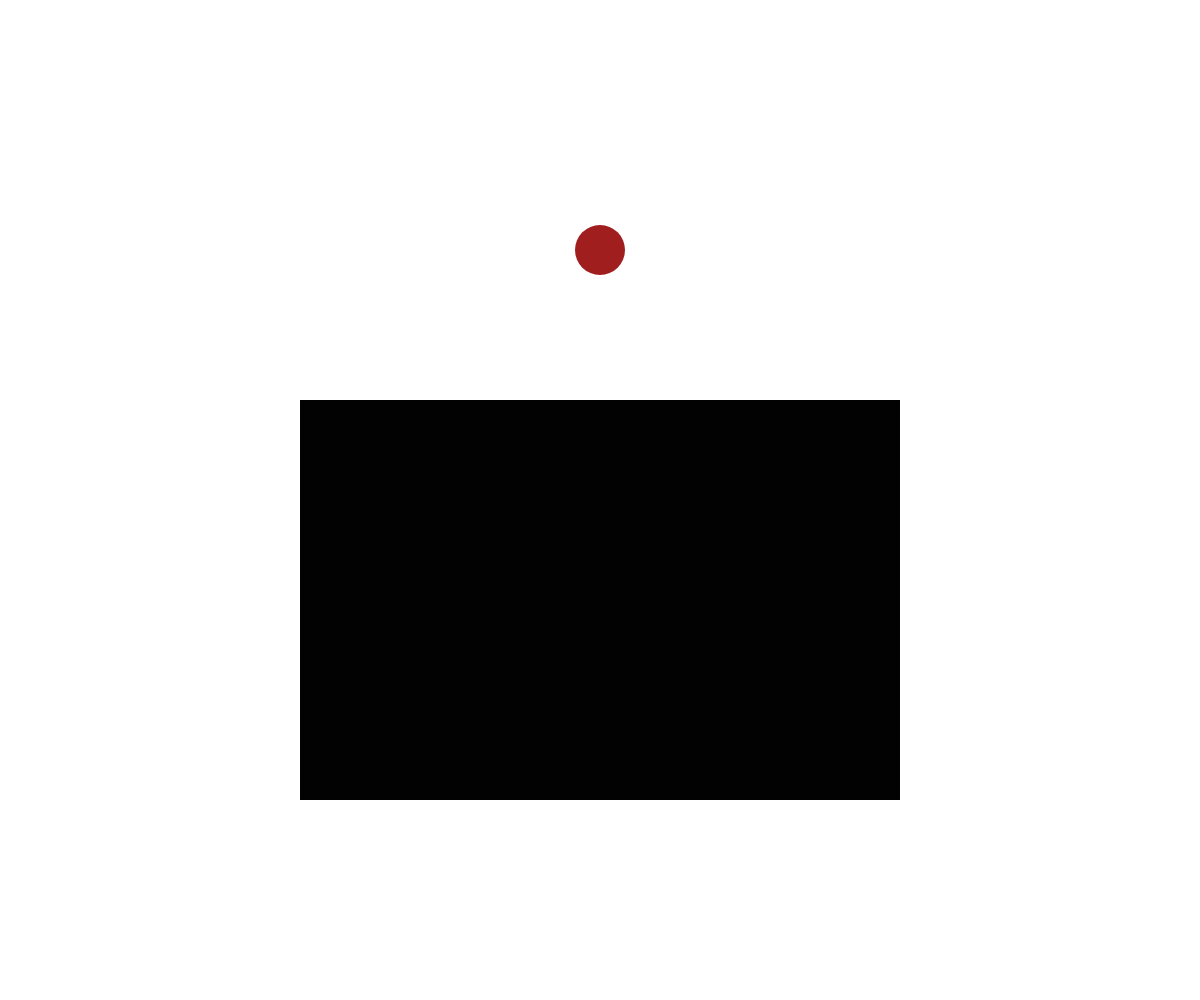
Frame 1 (no input)
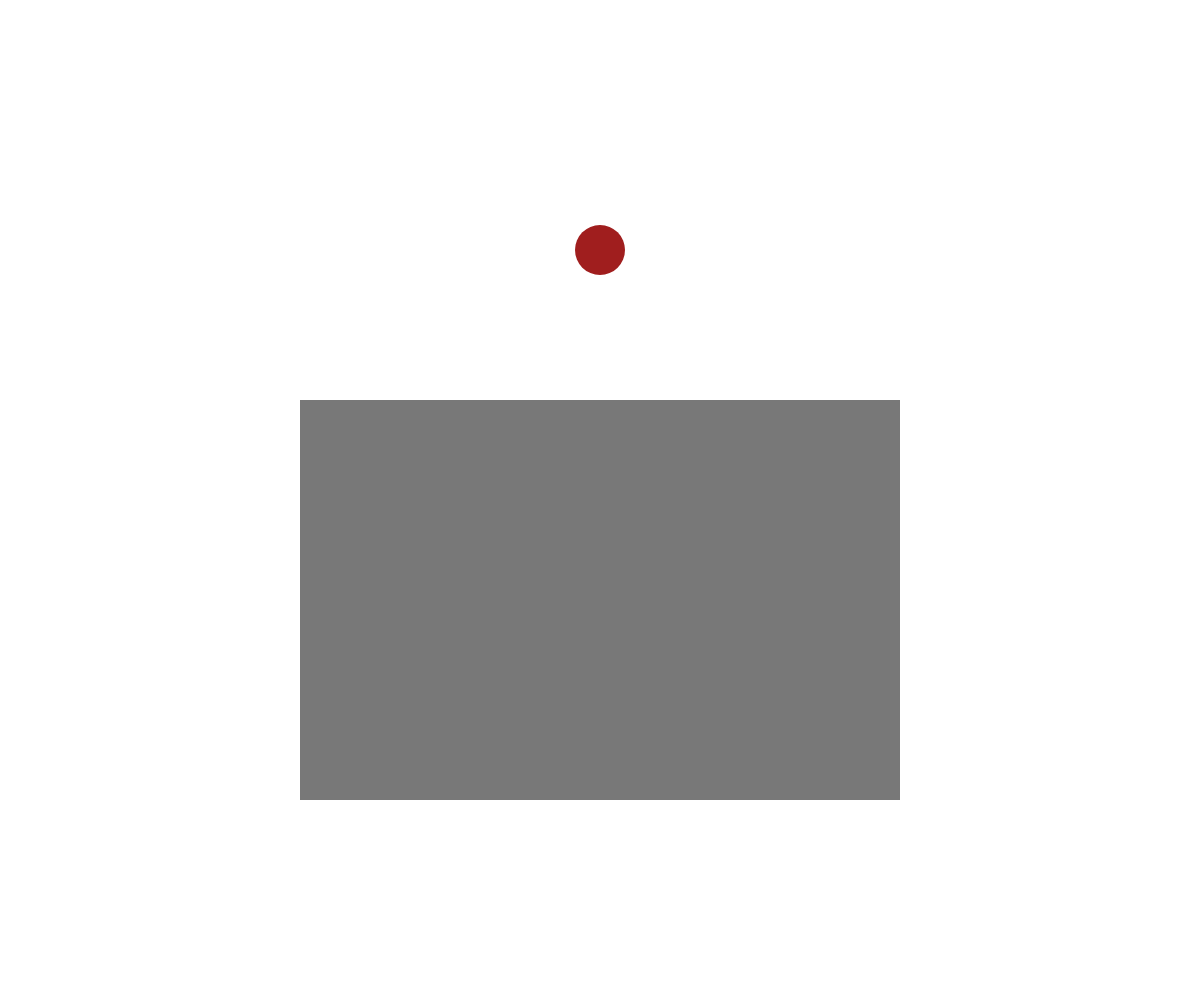
Frame 60 (no input)
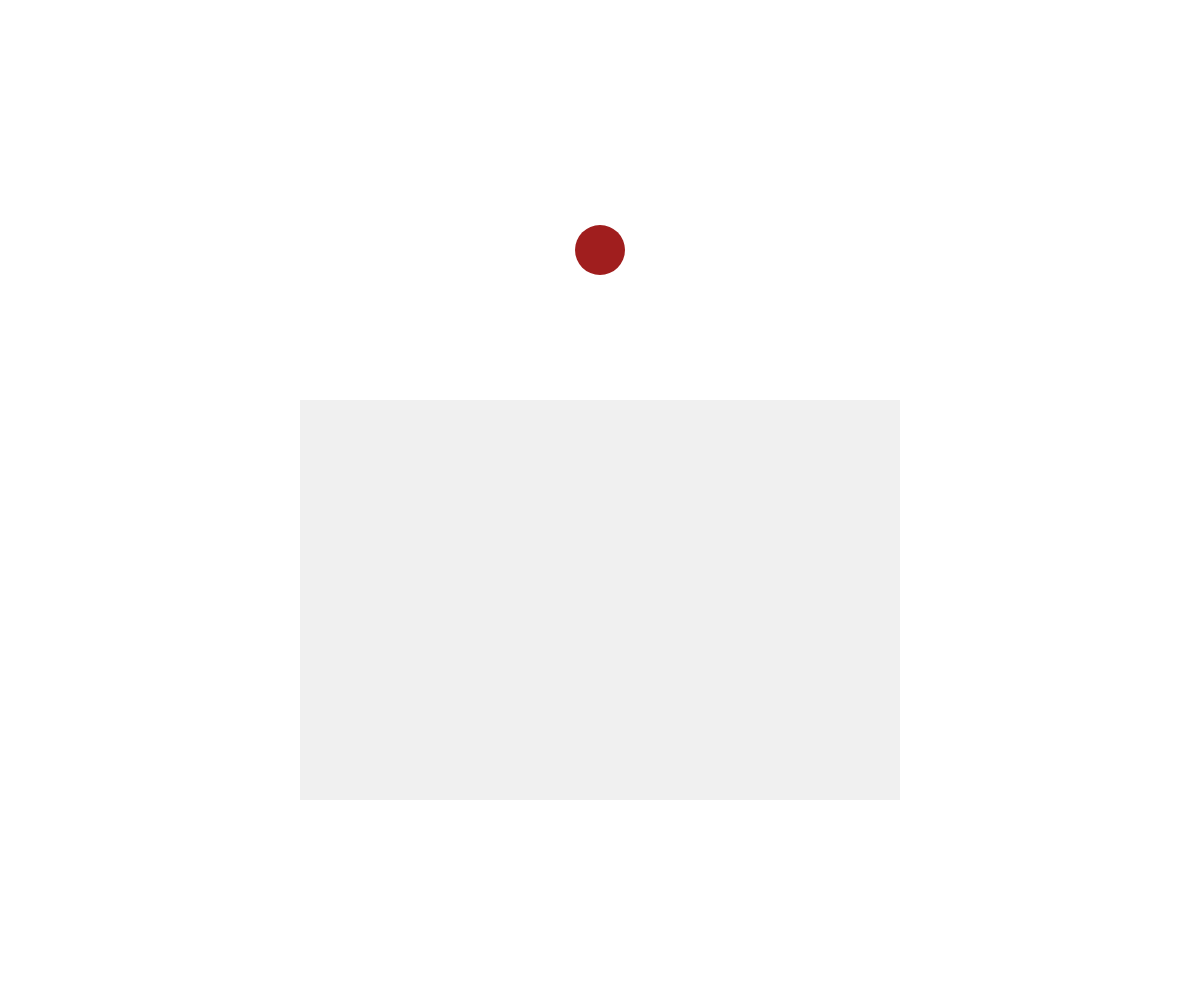
Frame 120 (the mouse pressed at the canvas centre since frame 60)

The p5.js sketch that drew these frames (run headless with seeded random() and noise() and a simulated clock; from frame 60 on, the mouse is pressed at the canvas centre):

// p5.js sketch
// ── sketch.js
// Project Title
// Your Name
// Date
//
// Extra for Experts:
// - describe what you did to take this project "above and beyond"

let buttonX, buttonY, buttonSize;
let rectX, rectY, rectW, rectH;
let rectShade = 0;
let fadeIn = false;
let buttonOver = false;

function setup() {
  createCanvas(windowWidth, windowHeight);
  buttonX = width/2;
  buttonY = height/4;
  buttonSize = 50;
  rectX = width/2;
  rectY = height*0.6;
  rectW = width/2;
  rectH = height*0.4;
  ellipseMode(CENTER);
  rectMode(CENTER);
  noStroke();
}

function draw() {
  background(255);
  
  //draw the button
  if(mouseDistance(mouseX, mouseY, buttonX, buttonY) <= buttonSize/2) {
    fill(200, 40, 50);
    buttonOver = true;
  }
  else {
    fill(160, 30, 30);
    buttonOver = false;
  }
  ellipse(buttonX, buttonY, buttonSize, buttonSize);

  //make rect fade
  if(fadeIn) {
    rectShade -= 2;
  }
  else {
    rectShade += 2;
  }
  rectShade = constrain(rectShade, 0 , 255);
  

  fill(rectShade);
  rect(rectX, rectY, rectW, rectH);
  
}

function mouseDistance(x1, y1, x2, y2) {
  let a = abs(x1 - x2);
  let b = abs(y1 - y2);
  let c = sqrt(sq(a)+sq(b));
  return c;
}

function mousePressed() {
  if(buttonOver) {
    fadeIn = !fadeIn;
  }
}
